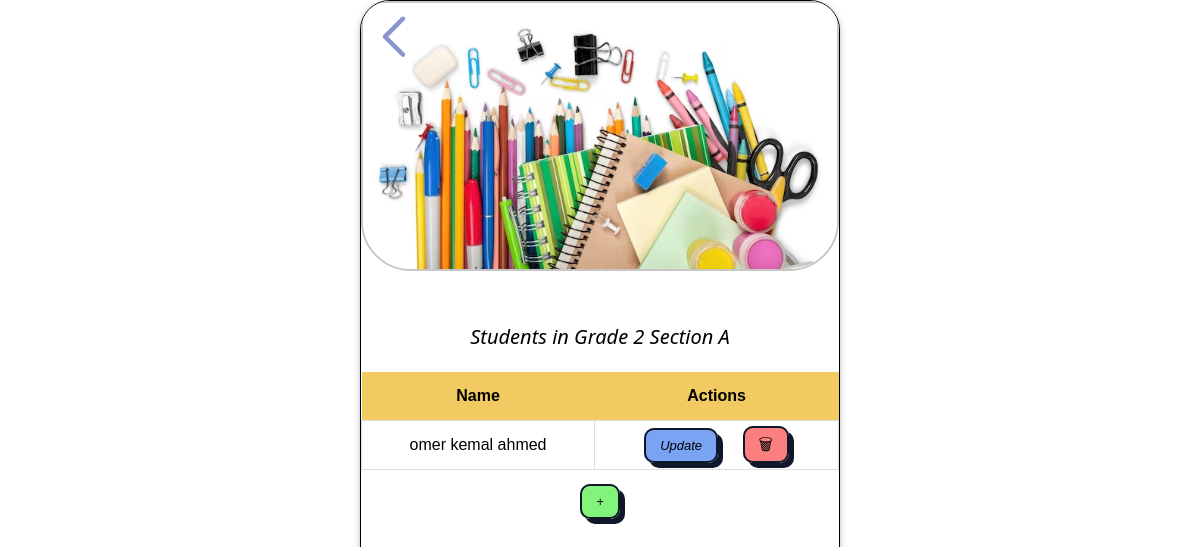
Screenshot of /admin/panal/get_students/2/A (signed in) with the database file from the repository.
### database/modle.py (models this page shows, shortened)
class Student(Base):
    __tablename__ ='student'
    ID = Column("id", String, primary_key=True)
    fname = Column("first_name", String(20), nullable=False)
    mname = Column("middl_name", String(20), nullable=False)
    lname = Column("last_name", String(20), nullable=False)
    gender = Column("gender", String(2),nullable=False)
    grade = Column("grade", Integer)
    section = Column("section", String(20))
    password = Column("password", String(20),nullable=False)
    def __repr__(self):
        student_data = f"({self.ID}-{self.fname}-{self.mname}-{self.lname}-{self.gender}-{self.password}-{self.section}-{self.grade})"
        return student_data

### admin/Admin.py (the view)
@Admin.route('/admin/panal/get_students/<grade>/<section>')
def get_students(grade=False, section=None):
    try:
        if 'username' in session:
            if session['role'] == 'admin':
                if grade and section:
                    students = _session.query(Student).filter_by(grade=grade, section=section).all()
                    return render_template(
                        'get_students.html', students=students, grade=grade, section=section
                        )
                else:
                    return 'No grade provided'
            else:
                return redirect(url_for('event.unauthorized'))
        else:
            return redirect(url_for('Login.login', message=var.NONE_LOGIN_MESSAGE))
    except Exception as e:
        var.log(f"Error occurred: {e}")
        return redirect(url_for('event.internal_server_error'))
    finally:
        _session.close()

### utility/_templates_filters.py (called while the page is built)
def getlist(s):
    _filter = [str(info)[1:-1].split('-') for info in s]  # Split the string by '-' and store it in a list
    print(_filter)
    return _filter

### admin/templates/get_students.html (shortened to what this page needs)
<!DOCTYPE html>
<html lang="en">
<head>
  <link rel="stylesheet" href="{{ url_for('static', filename='css/style.css') }}">
  <link rel="stylesheet" href="{{ url_for('static', filename='css/custom.css') }}">
  <link rel="stylesheet" href="{{ url_for('static', filename='css/w3.css') }}">
</head>
<body>
<section class="w3-card">
  <header id="content1" style="display: none;">
    <div class="w3-display-container">
      <a onclick="loading_back();"><img width="15%" class="w3-display-topleft" src="{{ url_for('static', filename='img/back.svg') }}" alt=""></a>
      <img width="100%" class="round2" src="{{ url_for('static', filename='img/logo.avif') }}">
    </div>
  </header>
  <main id="content2" class="main4" style="display: none;">
    <div class="container" style="margin-top: 50px;">
        <h4><i>Students in Grade {{grade}} Section {{section}}</i></h4>
        <table>
            <thead>
                <th>
                    Name
                </th>
                <th>
                    Actions
                </th>
            </thead>
            <tbody>
                {% for student in students | getList %}
                <tr>
                    <td>{{ student[1] }} {{ student[2] }} {{ student[3] }}</td>
                    <td>
                      <div class="dropdown" style="margin-right: 20px;">
                        <a class="btn text" style="background-color: rgb(123, 163, 244);" href="/admin/panal/update_options/{{ student[0] }}">Update</a>
                      </div>
                      <a class="btn" style="background-color: rgb(251, 127, 127); text-decoration: none;" onclick="_delete('{{ student[0] }}',9);">&#128465</a>
                    </td>
                  </tr>
                {% endfor %}
            </tbody>
        </table>
        <a class="btn text" style="background-color: rgb(131, 244, 123);" href="/admin/panal/add_student/{{ grade }}/{{ section }}">+</a>
    </div>
  </main>
</section>
</body>
</html>

### static/css/style.css (style rules this page uses)
body { font-family: 'Edu AU VIC WA NT Pre', sans-serif; min-height: 100vh; display: flex; justify-content: center; align-items: center; text-align: center; }
section { height: 1020px; width: 480px; border: 1px solid #000; border-radius: 30px; background-color: #ffffff; overflow-x: auto; }
header { padding-bottom: 0px; }
main { margin-top: 40px; padding-top: 10px; background-color: #ffffff; border-top-right-radius: 30px; border-top-left-radius: 15px 30px; min-height: 100px; }
.btn { border-radius: 10px; padding: 8px 14px; cursor: pointer; border: 2px solid #0f172a; box-shadow: 0 0 0 0 white, 5px 5px 0 0 #0f172a; text-decoration: none; }
.text { text-decoration: none; font-style: oblique; font-size: 13px; }
.round2 { border: #c7c5c5 solid 2px; border-bottom-left-radius: 50px; border-bottom-right-radius: 50px; }

### static/css/custom.css (style rules this page uses)
table { width: 100%; border-collapse: collapse; margin: 20px 0; font-size: 16px; font-family: Arial, Helvetica, sans-serif; }
thead { background-color: #f1ca61; color: black; }
thead th { padding: 12px 15px; text-align: center; }
tbody tr:nth-child(odd) { background-color: #fff; }
tbody td { padding: 12px 15px; border: 1px solid #ddd; }
.dropdown { position: relative; display: inline-block; }

### static/css/w3.css (style rules this page uses)
*,*:before,*:after { box-sizing:inherit }
html { -ms-text-size-adjust:100%;-webkit-text-size-adjust:100% }
body { margin:0 }
article,aside,details,figcaption,figure,footer,header,main,menu,nav,section,summary { display:block }
a { background-color:transparent;-webkit-text-decoration-skip:objects }
img { border-style:none }
html,body { font-family:Verdana,sans-serif;font-size:15px;line-height:1.5 }
html { overflow-x:hidden }
h1,h2,h3,h4,h5,h6,.w3-slim,.w3-wide { font-family:"Segoe UI",Arial,sans-serif }
h4 { font-size:20px }
h1,h2,h3,h4,h5,h6 { font-weight:400;margin:10px 0 }
img { margin-bottom:-5px }
a { color:inherit }
.w3-tooltip,.w3-display-container { position:relative }
.w3-display-topleft { position:absolute;left:0;top:0 }
.w3-card,.w3-card-2,.w3-example { box-shadow:0 2px 4px 0 rgba(0,0,0,0.16),0 2px 10px 0 rgba(0,0,0,0.12)!important }

### rows the page displays
Student: first_name "omer", middl_name "kemal", last_name "ahmed"

### other values shown
{{ grade }} "2"
{{ section }} "A"
